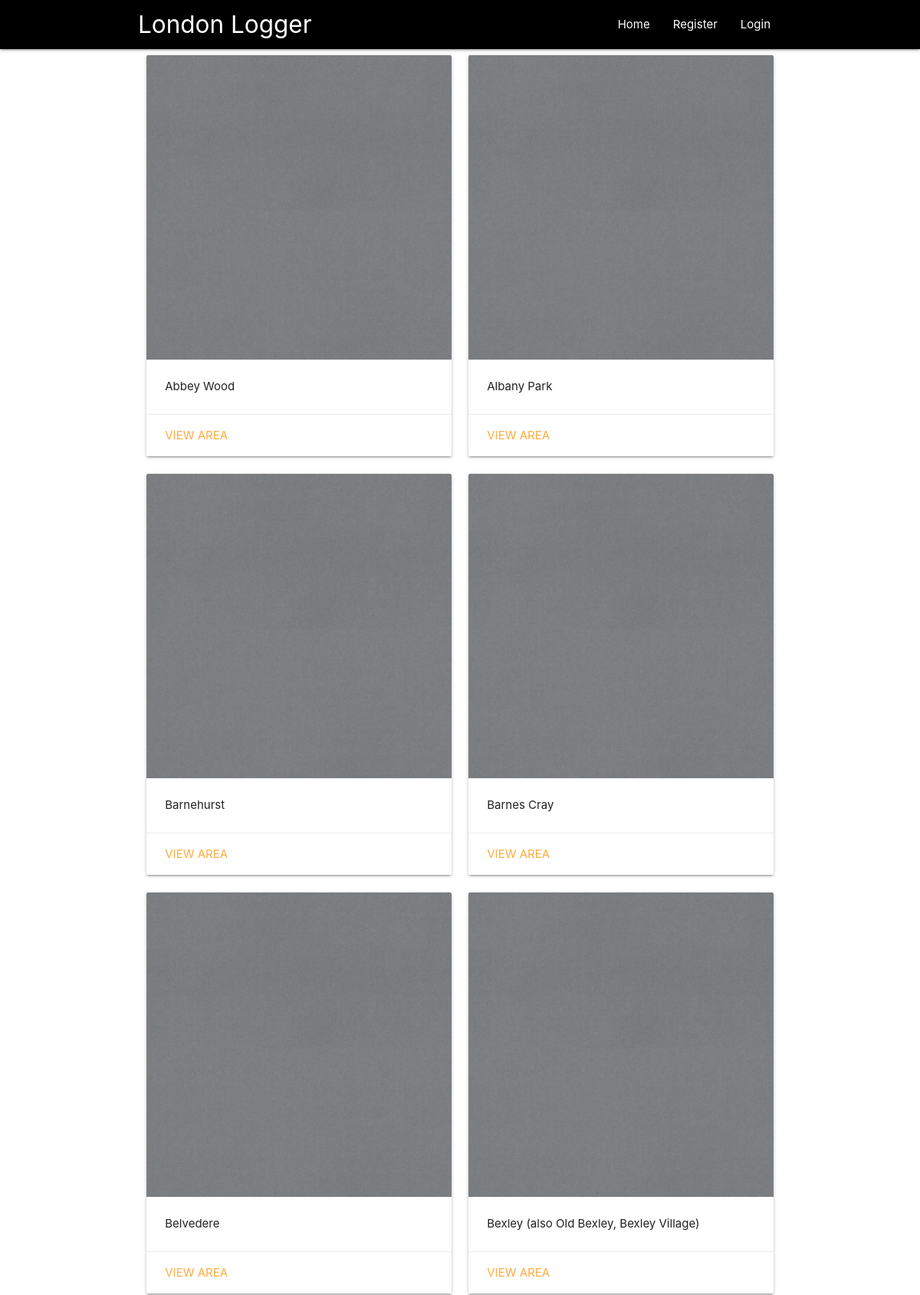
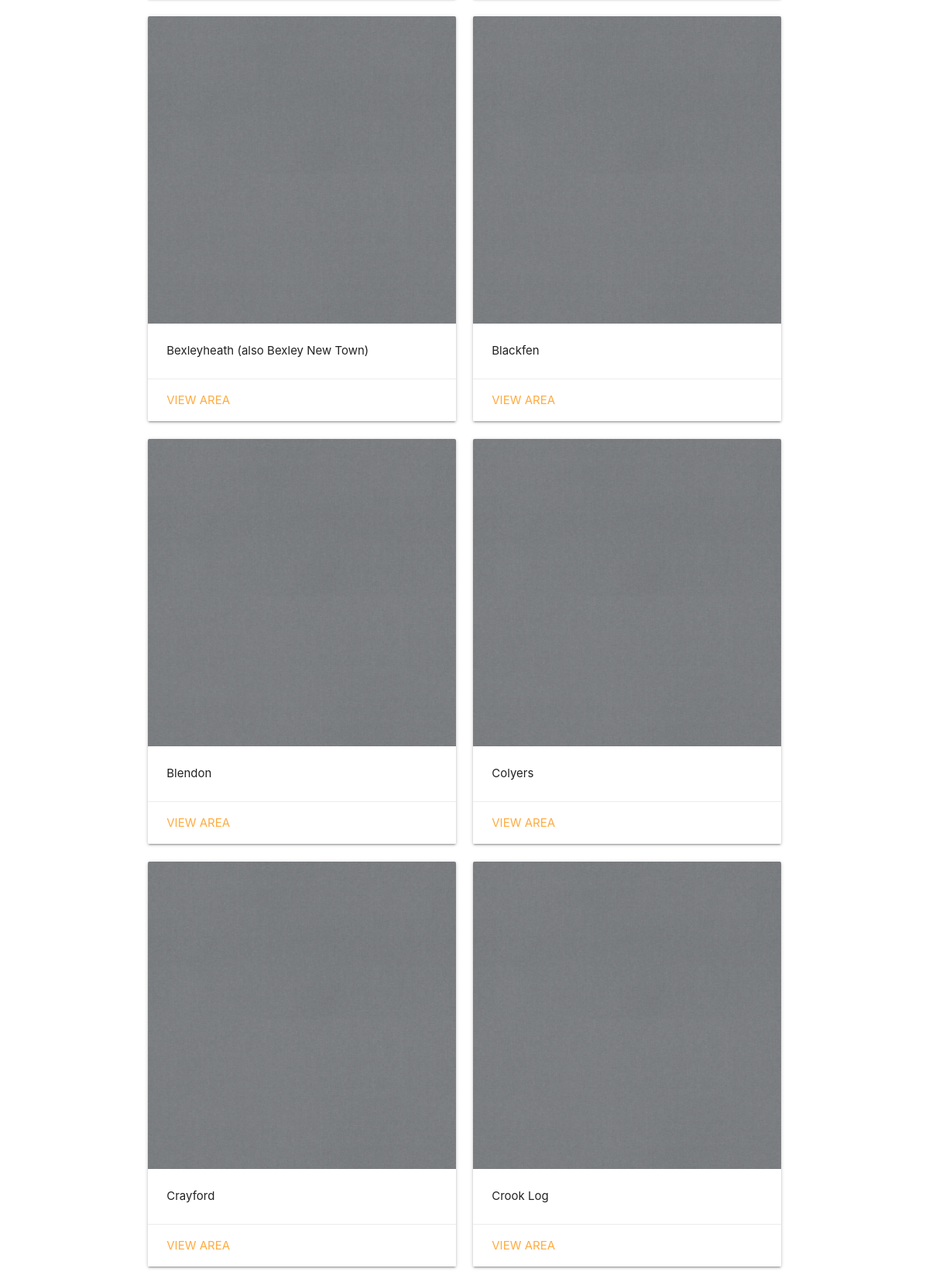
Screenshot of /Bexley (upper part) with the database file from the repository (2 pictures, top to bottom).
### main/models.py (models this page shows)
class Area(models.Model):
    area_name = models.CharField(max_length=255)
    borough_name = models.CharField(max_length=255)
    def __str__(self):
        return self.area_name

### main/views.py (the view)
# urls.py: path('<borough_slug>', views.borough_slug, name='borough_slug'),
def borough_slug(request, borough_slug):
    boroughs = [c.borough_name for c in Borough.objects.all()]
    if borough_slug in boroughs:
        if request.user.is_authenticated:
            visitor = request.user.id
        else:
            visitor = None
        matching_areas = Area.objects.filter(borough_name=borough_slug)
        instances = {}
        for area in matching_areas:
            try:
                instance = LoggedVisitInstance.objects.get(user=visitor, area=area)
            except LoggedVisitInstance.DoesNotExist:
                instance = None
            instances.update({area:instance})
        return render(request=request,
                      template_name='main/borough.html',
                      context={'areas':matching_areas,
                               'instances': instances,
                               'borough': borough_slug}
                      )
    return HttpResponse(f'{borough_slug} does not correspond to anything')

### main/templates/main/borough.html
{% extends "main/header.html" %}
{% block content %}
<div class="container">
    <div class="row">
        {% for area, instance in instances.items %}
            <div class="col s12 m7 l6">
                <div class="card">
                    <div class="card-image">
                        {% if instance.image %}
                            <img src="/media/{{instance.image}}" class="responsive-img">
                        {% else %}
                            <img src="/media/mysite/grey.jpeg" class="responsive-img">
                        {% endif %}
                    </div>
                    <div class="card-content">
                        <p>{{ area }}</p>
                    </div>
                    <div class="card-action">
                        <a href="{{borough}}/{{area}}">View Area</a>
                    </div>
                </div>
            </div>
        {% endfor %}
    </div>
{% endblock %}

### main/templates/main/header.html (shortened to what this page needs)
<head>
    <link rel="stylesheet" href="https://cdnjs.cloudflare.com/ajax/libs/materialize/1.0.0/css/materialize.min.css">
</head>
<body>
    {% include "main/includes/navbar.html" %}
    {% block content %}
    {% endblock %}
</body>

### main/templates/main/includes/navbar.html
<nav class="black">
    <div class="nav-wrapper container">
        <a href="/" class="brand-logo">London Logger</a>
        <ul id="nav-mobile" class="right hide-on-med-and-down">
            <li><a href="/">Home</a></li>
            {% if user.is_authenticated %}
                <li><a href="/">{{user.username}}</a></li>
                <li><a href="/logout/">Logout</a></li>
            {% else %}
                <li><a href="/register/">Register</a></li>
                <li><a href="/login/">Login</a></li>
            {% endif %}
        </ul>
    </div>
</nav>

### rows the page displays
Area: area_name "Abbey Wood"
Area: area_name "Albany Park"
Area: area_name "Barnehurst"
Area: area_name "Barnes Cray"
Area: area_name "Belvedere"
Area: area_name "Bexley (also Old Bexley, Bexley Village)"
Area: area_name "Bexleyheath (also Bexley New Town)"
Area: area_name "Blackfen"
Area: area_name "Blendon"
Area: area_name "Colyers"
Area: area_name "Crayford"
Area: area_name "Crook Log"
